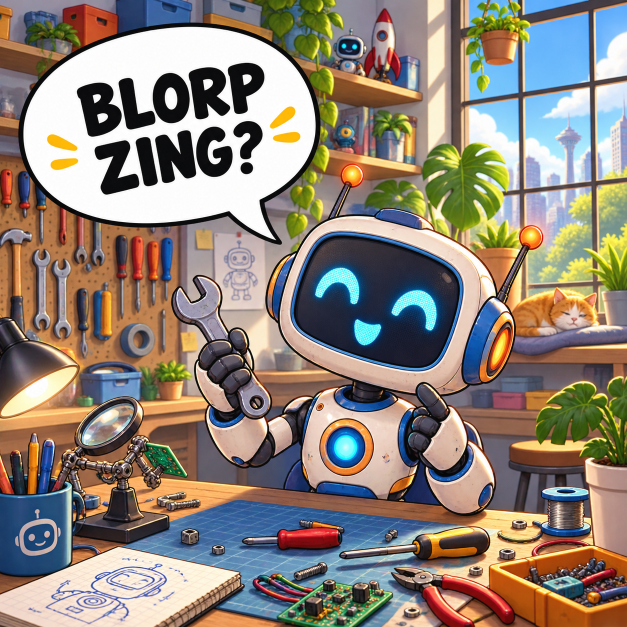
#> input picture design-agent-v0/eval/assets/brief-bank-v0.3/reddit-fixtures/robot-speech-bubble-source.png, 1254 x 1254 px (shown at 1/2 size)
$ python build_masks.py
#> lines starting #> are read from the running program, lines starting #| are printed output that depends on the picture; after the words box and inside, x2 and y2 are one past the last pixel; in counts of white or black regions, pixels touching at a corner belong together
#!/usr/bin/env python3
"""Build deterministic edit masks for the project-owned Reddit fixtures."""

from pathlib import Path

from PIL import Image, ImageDraw


HERE = Path(__file__).resolve().parent
FIXTURES = HERE / "reddit-fixtures"


def speech_bubble_mask() -> None:
    source = Image.open(FIXTURES / "robot-speech-bubble-source.png")
#> source is the input picture: PIL image 1254x1254 RGBA; mean R, G, B, A 138.6, 127.6, 115.9, 245.4
    mask = Image.new("L", source.size, 0)
#> mask: PIL image 1254x1254 L; every value is 0
    draw = ImageDraw.Draw(mask)
    # Generous region around the generated bubble, including its pointer.
    draw.ellipse((32, 35, 675, 470), fill=255)
    draw.polygon([(425, 405), (575, 520), (535, 390)], fill=255)
    mask.save(FIXTURES / "robot-speech-bubble-mask.png")
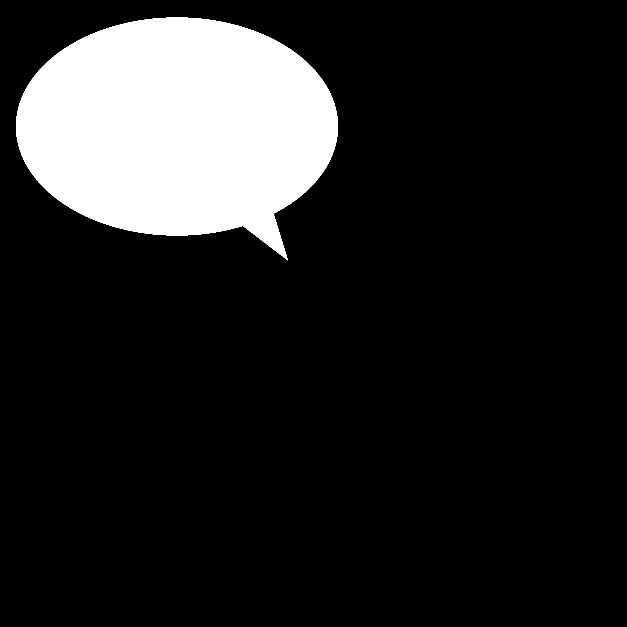
#> saved as robot-speech-bubble-mask.png: PIL image 1254x1254 L (shown at 1/2 size); 14.2% white; 1 white region, box (x1, y1, x2, y2) and area: (32, 35, 676, 521) 223674


def road_surface_mask() -> None:
    source = Image.open(FIXTURES / "australian-empty-road.png")
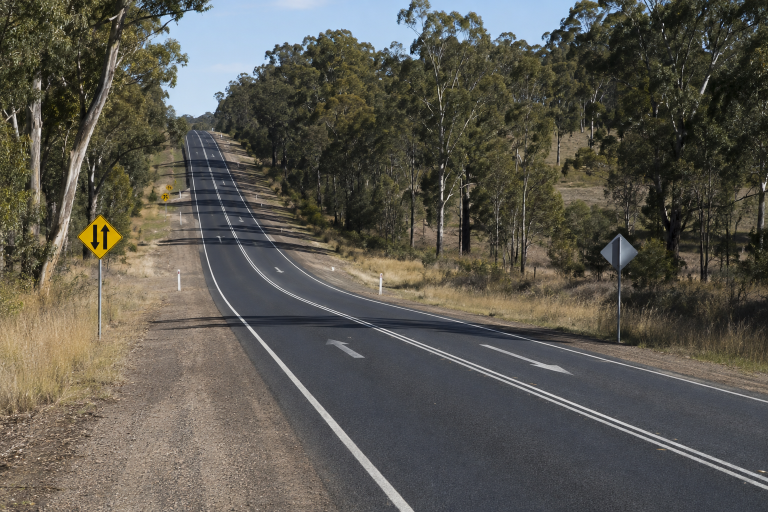
#> input picture design-agent-v0/eval/assets/brief-bank-v0.3/reddit-fixtures/australian-empty-road.png, 1536 x 1024 px (shown at 1/2 size)
#> source is the input picture: PIL image 1536x1024 RGB; mean R, G, B 91, 88.2, 80
    mask = Image.new("L", source.size, 0)
#> mask: PIL image 1536x1024 L; every value is 0
    draw = ImageDraw.Draw(mask)
    # Editable road surface; landscape and signs remain protected context.
    draw.polygon(
        [(365, 218), (505, 218), (1535, 800), (1535, 1023), (0, 1023), (300, 610)],
        fill=255,
    )
    mask.save(FIXTURES / "australian-road-edit-mask.png")
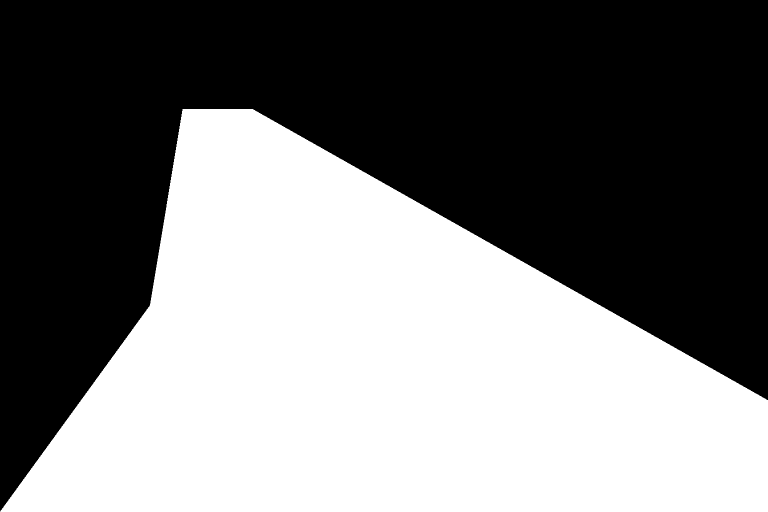
#> saved as australian-road-edit-mask.png: PIL image 1536x1024 L (shown at 1/2 size); 47.4% white; 1 white region, box (x1, y1, x2, y2) and area: (0, 218, 1536, 1024) 745298


if __name__ == "__main__":
    speech_bubble_mask()
    road_surface_mask()
